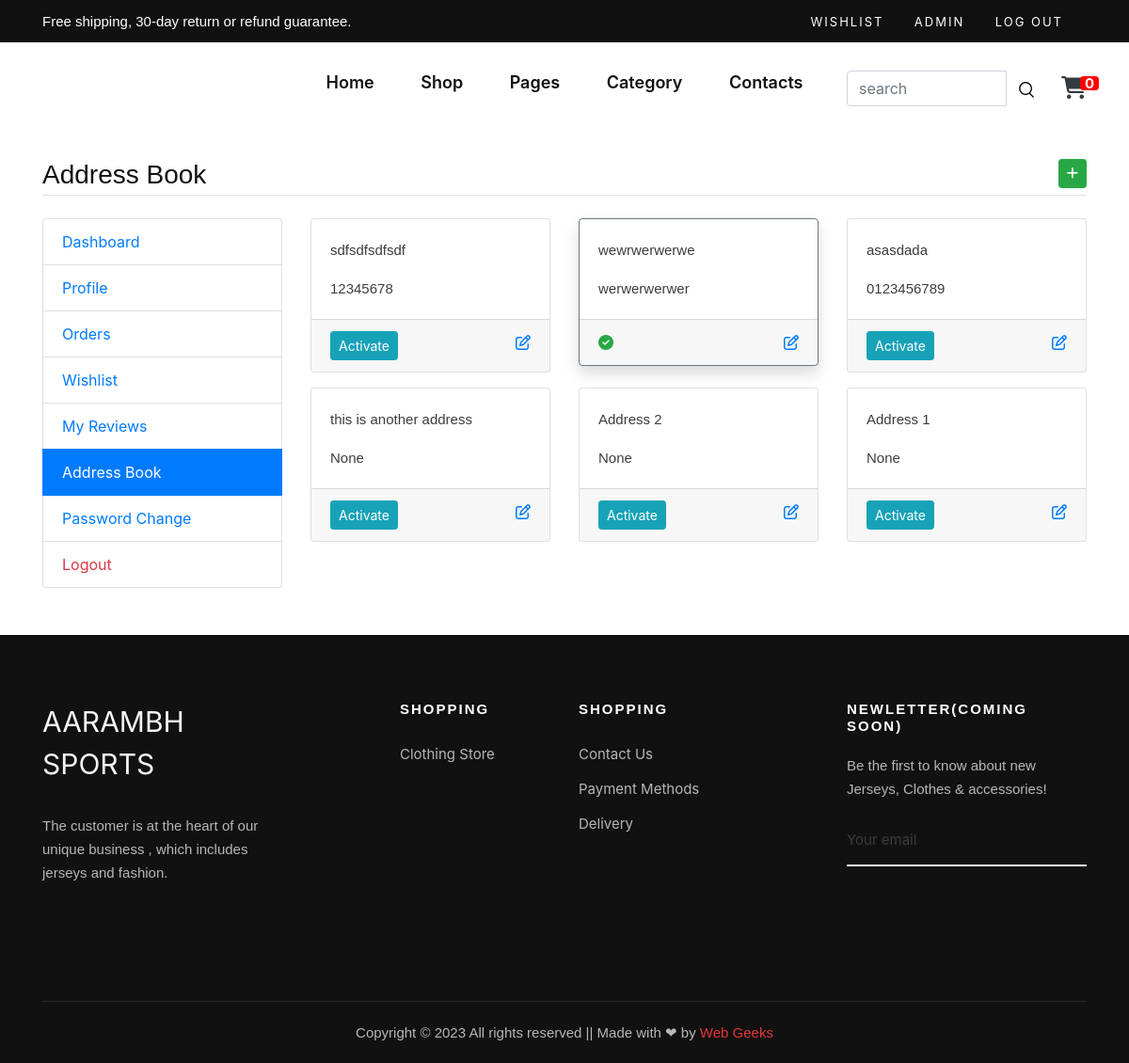
The page /my-addressbook (signed in) on the database as committed earlier.
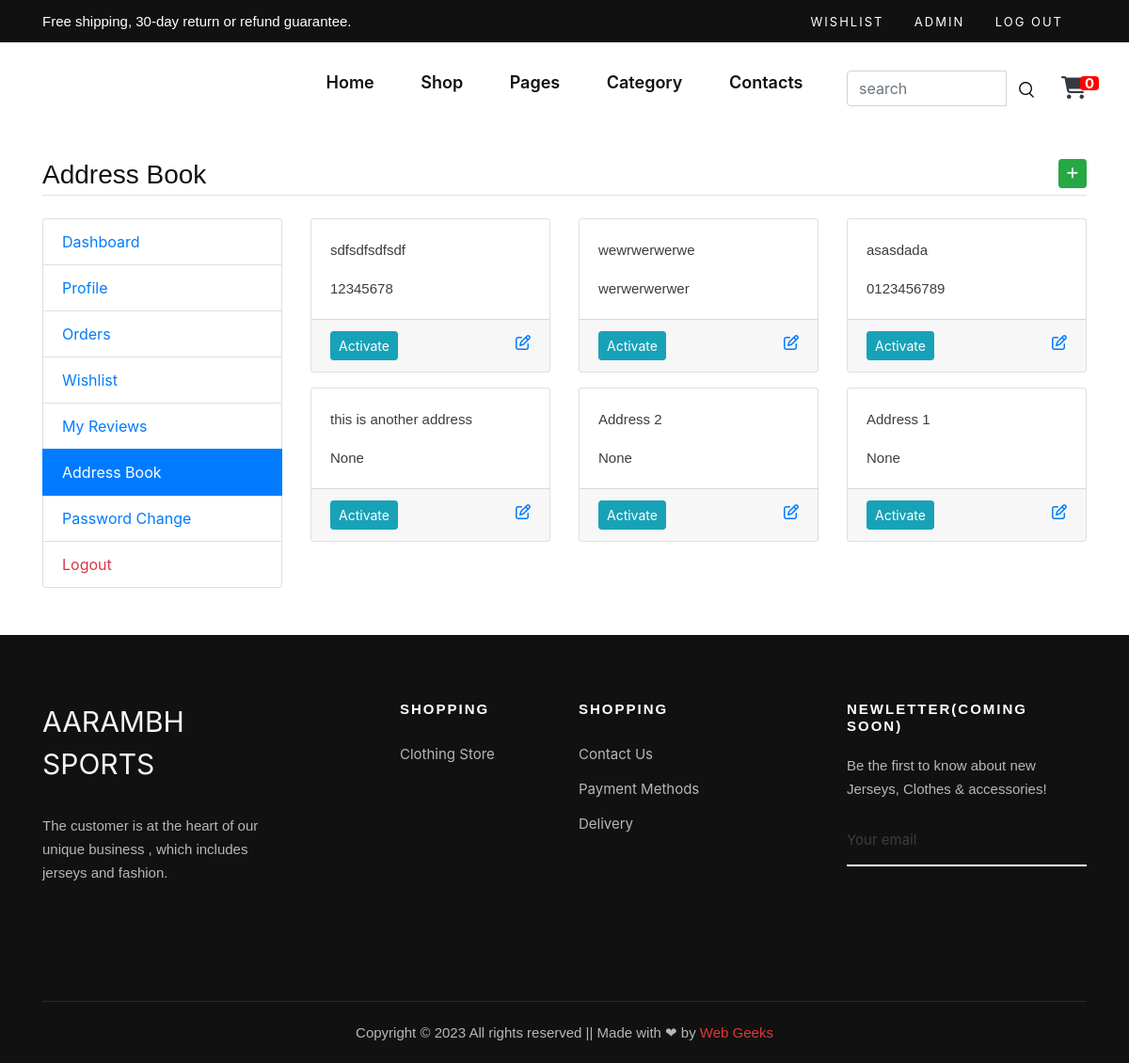
The same page on the database as committed later.
### main/models.py (models this page shows)
class UserAddressBook(models.Model):
    user = models.ForeignKey(User, on_delete=models.CASCADE)
    mobile = models.CharField(max_length=50, null=True)
    address = models.TextField()
    status = models.BooleanField(default=False)
    class Meta:
        verbose_name_plural = 'AddressBook'

### main/views.py (the view)
# urls.py: path('my-addressbook', views.my_addressbook, name='my-addressbook'),
def my_addressbook(request):
    addbook = UserAddressBook.objects.filter(user=request.user).order_by('-id')
    return render(request, 'user/addressbook.html', {'addbook': addbook})

### main/template_context.py (called while the page is built)
def get_filters(request):
	cats=Product.objects.distinct().values('category__title','category__id')
	brands=Product.objects.distinct().values('brand__title','brand__id')
	colors=ProductAttribute.objects.distinct().values('color__title','color__id','color__color_code')
	sizes=ProductAttribute.objects.distinct().values('size__title','size__id')
	minMaxPrice=ProductAttribute.objects.aggregate(Min('price'),Max('price'))
	data={
		'cats':cats,
		'brands':brands,
		'colors':colors,
		'sizes':sizes,
		'minMaxPrice':minMaxPrice,
	}
	return data

### main/templates/user/addressbook.html (shortened to what this page needs)
{% extends 'base.html' %}
{% load static %}
{% block content %}
<main class="container my-4">
	<h3 class="my-4 border-bottom pb-1">Address Book <a href="{% url 'add-address' %}" class="float-right btn btn-sm btn-success"><i class="fa fa-plus"></i></a></h3>
	<div class="row">
		<div class="col-md-3">
			{% include 'user/user-sidebar.html' %}
		</div>
		<div class="col-md-9">
			<div class="row">
				{% for add in addbook %}
				<div class="col-md-4">
					<div class="card mb-3 {% if add.status %}border-secondary shadow{% endif %} address{{add.id}} address">
						<div class="card-body">
							<p class="card-text">{{add.address}}</p>
							<p class="card-text">{{add.mobile}}</p>
						</div>
						{% if add.status %}
						<div class="card-footer">
							<i class="fa fa-check-circle text-success check{{add.id}} check"></i>
							<a href="{% url 'update-address' add.id %}" class="float-right"><i class="fa fa-edit"></i></a>
						</div>
						{% else %}
						<div class="card-footer footer{{add.id}}">
							<button data-address="{{add.id}}" class="btn btn-sm btn-info activate-address btn{{add.id}} actbtn">Activate</button>
							<a href="{% url 'update-address' add.id %}" class="float-right"><i class="fa fa-edit"></i></a>
						</div>
						{% endif %}
					</div>
				</div>
				{% endfor %}
			</div>
		</div>
	</div>
</main>
{% endblock %}

Rows that differ between the two databases and show on the page:
changed UserAddressBook "wewrwerwerwe": now shows "Activate"
